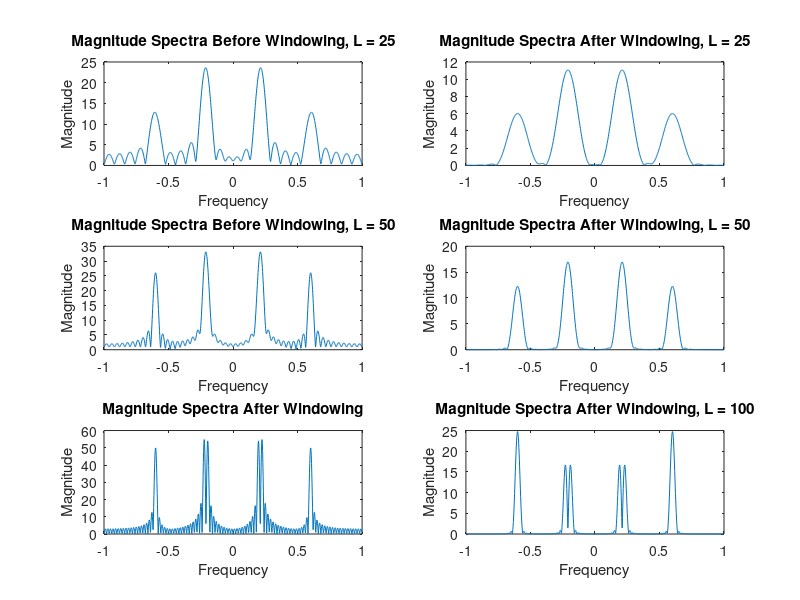

Reproduce this figure in MATLAB.
clc; 
clearvars;

w0 = 0.2*pi;
w1 = 0.22*pi;
w2 = 0.6*pi;

N = 1024;
n = 0:100;
x = cos(w0*n) + cos(w1*n) + cos(w2*n);
fre = linspace(-1,1-(1/N),N);


x1 = x(1:25); % window length L1 = 25
x2 = x(1:50); % window length L1 = 50
x3 = x(1:100); % window length L1 = 100


subplot(3,2,1) 
plot(fre,abs(fftshift(fft(x1,N)))); xlabel("Frequency"); ylabel("Magnitude"); title("Magnitude Spectra Before Windowing, L = 25");
subplot(3,2,3)
plot(fre,abs(fftshift(fft(x2,N)))); xlabel("Frequency"); ylabel("Magnitude"); title("Magnitude Spectra Before Windowing, L = 50");
subplot(3,2,5)
plot(fre,abs(fftshift(fft(x3,N)))); xlabel("Frequency"); ylabel("Magnitude"); title("Magnitude Spectra Before Windowing, L = 100");

%windowing
X1=x1'.*(hann(25));
X2=x2'.*(hann(50));
X3=x3'.*(hann(100));

title("Magnitude Spectra After Windowing")
subplot(3,2,2), plot(fre,abs(fftshift(fft(X1,N)))); xlabel("Frequency"); ylabel("Magnitude"); title("Magnitude Spectra After Windowing, L = 25");
subplot(3,2,4), plot(fre,abs(fftshift(fft(X2,N)))); xlabel("Frequency"); ylabel("Magnitude"); title("Magnitude Spectra After Windowing, L = 50");
subplot(3,2,6), plot(fre,abs(fftshift(fft(X3,N)))); xlabel("Frequency"); ylabel("Magnitude"); title("Magnitude Spectra After Windowing, L = 100");